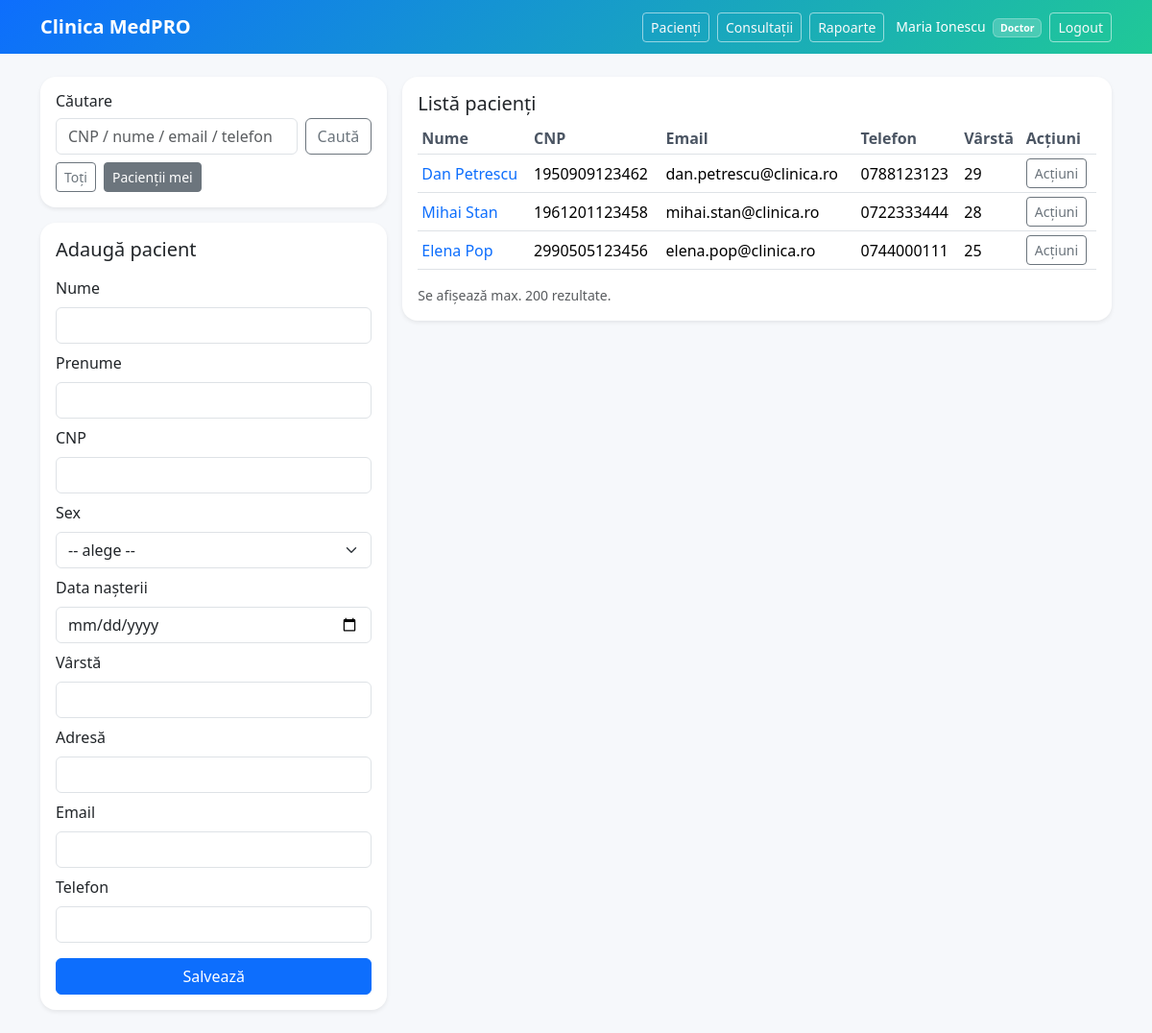
Screenshot of /public/pacienti.php?mine=1 (signed in) with the database file from the repository.
### tables this page shows
CREATE TABLE IF NOT EXISTS `pacienti` (
  `cnp` char(13) NOT NULL,
  `nume` varchar(60) NOT NULL,
  `prenume` varchar(60) NOT NULL,
  `adresa` varchar(255) NOT NULL,
  `data_nasterii` date NOT NULL,
  `sex` enum('M','F') NOT NULL,
  `varsta` int NOT NULL,
  `email` varchar(120) NOT NULL,
  `telefon` varchar(30) NOT NULL,
  `created_at` timestamp NULL DEFAULT CURRENT_TIMESTAMP,
  PRIMARY KEY (`cnp`)
);

### app/helpers.php (called while the page is built, shortened)
<?php
function e(string $s): string {
  return htmlspecialchars($s, ENT_QUOTES, 'UTF-8');
}

### app/db.php (called while the page is built, shortened)
<?php
function db(): PDO {
  $cfg = require __DIR__ . '/config.php';
  $db = $cfg['db'];
  $dsn = "mysql:host={$db['host']};dbname={$db['name']};charset={$db['charset']}";
  $pdo = new PDO($dsn, $db['user'], $db['pass'], [
    PDO::ATTR_ERRMODE => PDO::ERRMODE_EXCEPTION,
    PDO::ATTR_DEFAULT_FETCH_MODE => PDO::FETCH_ASSOC,
  ]);
  return $pdo;
}

### public/pacienti.php (the view, shortened to what this page needs)
<?php
require_once __DIR__ . '/../app/db.php';
require_once __DIR__ . '/../app/helpers.php';
require_once __DIR__ . '/../app/layout.php';
$u = auth_user();
$editPacient = null;
$q = trim((string)($_GET['q'] ?? ''));
$mine = (int)($_GET['mine'] ?? 0);
$params = [];
if ($mine === 1) {
  $sql = "
    SELECT DISTINCT p.*
    FROM pacienti p
    JOIN consultatii c ON c.cnp_pacient = p.cnp
    WHERE c.doctor_id = :did
  ";
  $params[':did'] = (int)$u['id'];
  $sql .= " ORDER BY p.created_at DESC LIMIT 200";
}
$list = db()->prepare($sql);
$list->execute($params);
$pacienti = $list->fetchAll();
function v(?array $row, string $key): string {
  return e((string)($row[$key] ?? ''));
}
$isEdit = (bool)$editPacient;
?>
<div class="row g-3">
  <div class="col-lg-4">
    <div class="card shadow-sm mb-3">
      <div class="card-body">
        <h2 class="h6 mb-2">Căutare</h2>
        <form method="get" class="d-flex gap-2">
          <input name="q" value="<?= e($q) ?>" class="form-control" placeholder="CNP / nume / email / telefon">
          <button class="btn btn-outline-secondary">Caută</button>
        </form>
        <div class="d-flex gap-2 mt-2">
          <a class="btn btn-sm <?= $mine===0 ? 'btn-secondary' : 'btn-outline-secondary' ?>"
             href="/clinica/public/pacienti.php<?= $q!=='' ? '?q='.urlencode($q) : '' ?>">
            Toți
          </a>
          <a class="btn btn-sm <?= $mine===1 ? 'btn-secondary' : 'btn-outline-secondary' ?>"
             href="/clinica/public/pacienti.php?mine=1<?= $q!=='' ? '&q='.urlencode($q) : '' ?>">
            Pacienții mei
          </a>
        </div>
      </div>
    </div>
    <div class="card shadow-sm">
      <div class="card-body">
        <h2 class="h5 mb-3"><?= $isEdit ? 'Editează pacient' : 'Adaugă pacient' ?></h2>
        <form method="post">
          <div class="mb-2">
            <label class="form-label">Nume</label>
            <input name="nume" id="nume" class="form-control" required value="<?= v($editPacient, 'nume') ?>">
          </div>
          <div class="mb-2">
            <label class="form-label">Prenume</label>
            <input name="prenume" id="prenume" class="form-control" required value="<?= v($editPacient, 'prenume') ?>">
          </div>
          <div class="mb-2">
            <label class="form-label">CNP</label>
            <input name="cnp" id="cnp" class="form-control" maxlength="13" required
                   value="<?= v($editPacient, 'cnp') ?>"
                   <?= $isEdit ? 'readonly' : '' ?>>
          </div>
          <div class="mb-2">
            <label class="form-label">Sex</label>
            <select name="sex" id="sex" class="form-select" required>
              <option value="">-- alege --</option>
            </select>
          </div>
          <div class="mb-2">
            <label class="form-label">Data nașterii</label>
            <input type="date" name="data_nasterii" id="data_nasterii" class="form-control" required
                   value="<?= v($editPacient, 'data_nasterii') ?>">
          </div>
          <div class="mb-2">
            <label class="form-label">Vârstă</label>
            <input type="number" name="varsta" id="varsta" class="form-control" min="0" max="130" required readonly
                   value="<?= v($editPacient, 'varsta') ?>">
          </div>
          <div class="mb-2">
            <label class="form-label">Adresă</label>
            <input name="adresa" class="form-control" required value="<?= v($editPacient, 'adresa') ?>">
          </div>
          <div class="mb-2">
            <label class="form-label">Email</label>
            <input type="email" name="email" class="form-control" required value="<?= v($editPacient, 'email') ?>">
          </div>
          <div class="mb-3">
            <label class="form-label">Telefon</label>
            <input name="telefon" class="form-control" required value="<?= v($editPacient, 'telefon') ?>">
          </div>
          <button class="btn btn-primary w-100"><?= $isEdit ? 'Actualizează' : 'Salvează' ?></button>
        </form>
      </div>
    </div>
  </div>
  <div class="col-lg-8">
    <div class="card shadow-sm">
      <div class="card-body">
        <div class="d-flex justify-content-between align-items-center mb-2">
          <h2 class="h5 mb-0">Listă pacienți</h2>
        </div>
        <div class="table-responsive">
          <table class="table table-sm align-middle">
            <thead>
              <tr>
                <th>Nume</th>
                <th>CNP</th>
                <th>Email</th>
                <th>Telefon</th>
                <th>Vârstă</th>
                <th>Acțiuni</th>
              </tr>
            </thead>
            <tbody>
            <?php foreach ($pacienti as $p): ?>
              <tr>
                <td>
                  <a href="/clinica/public/pacienti.php?edit=<?= urlencode($p['cnp']) ?>" class="text-decoration-none">
                    <?= e($p['prenume'].' '.$p['nume']) ?>
                  </a>
                </td>
                <td><?= e($p['cnp']) ?></td>
                <td><?= e($p['email']) ?></td>
                <td><?= e($p['telefon']) ?></td>
                <td><?= e((string)$p['varsta']) ?></td>
                <td class="text-nowrap actions-cell">
                  <button class="btn btn-sm btn-outline-secondary"
                          type="button"
                          data-bs-toggle="modal"
                          data-bs-target="#actModal<?= e($p['cnp']) ?>">
                    Acțiuni
                  </button>
                </td>
              </tr>
            <?php endforeach; ?>
            </tbody>
          </table>
        </div>
        <div class="text-muted small">Se afișează max. 200 rezultate.</div>
      </div>
    </div>
  </div>
</div>

### app/layout.php (style rules this page uses)
:root { --bg: #f6f8fb; --brand1: #0d6efd; --brand2: #20c997; }
body { background: var(--bg); }
.card { border: none; border-radius: 1rem; box-shadow: 0 12px 30px rgba(0,0,0,0.08); }
.table thead th { color: #4b5563; font-weight: 600; }

### public/pacienti.php (style rules this page uses)
.table-responsive { overflow-x: auto !important; overflow-y: visible !important; }
.card, .card-body { overflow: visible !important; }
td.actions-cell { position: static !important; }

### rows the page displays
pacienti: prenume+nume "Dan Petrescu", cnp "1950909123462", email "dan.petrescu@clinica.ro", telefon "0788123123", varsta "29"
pacienti: prenume+nume "Mihai Stan", cnp "1961201123458", email "mihai.stan@clinica.ro", telefon "0722333444", varsta "28"
pacienti: prenume+nume "Elena Pop", cnp "2990505123456", email "elena.pop@clinica.ro", telefon "0744000111", varsta "25"
